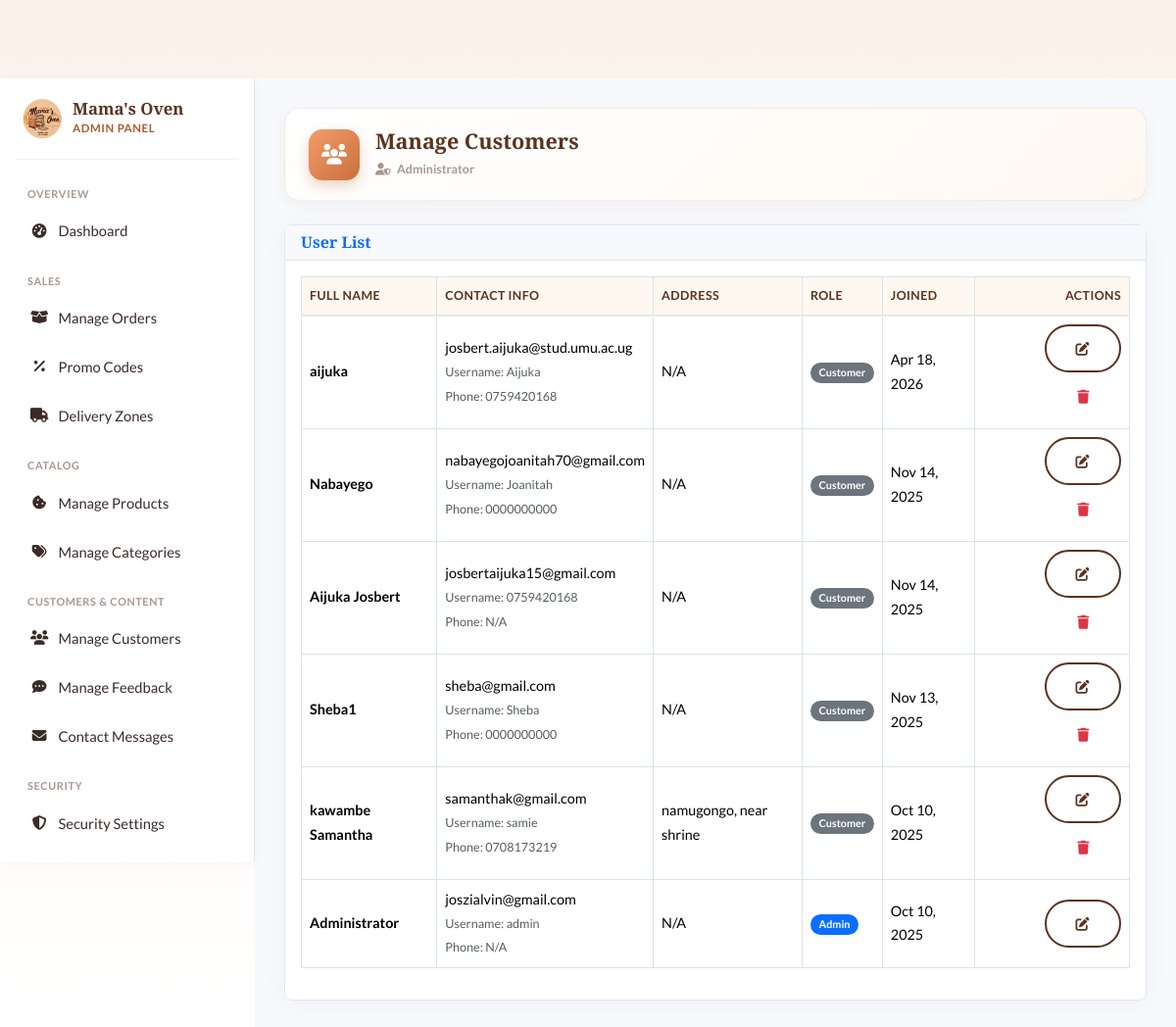
/admin/customers.php (signed in), run on an earlier commit of the app's database.
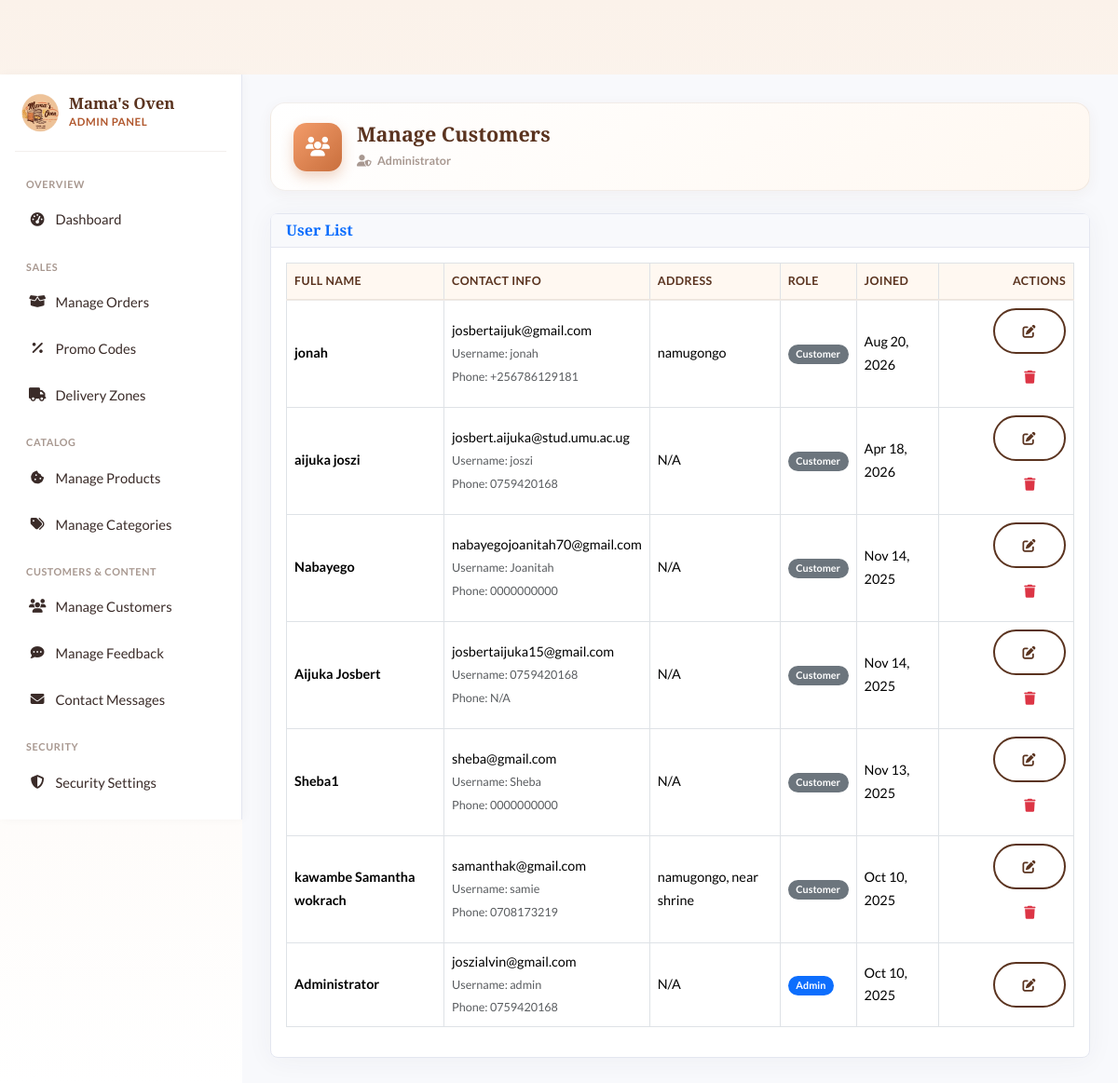
And on a later commit of the database.
### tables this page shows
CREATE TABLE `users` (
  `id` int(11) NOT NULL AUTO_INCREMENT,
  `username` varchar(50) NOT NULL,
  `email` varchar(100) NOT NULL,
  `password` varchar(255) NOT NULL,
  `full_name` varchar(100) NOT NULL,
  `phone` varchar(30) NOT NULL DEFAULT '',
  `address` varchar(255) DEFAULT NULL,
  `role` enum('admin','customer') NOT NULL DEFAULT 'customer',
  `created_at` timestamp NULL DEFAULT current_timestamp(),
  `verification_code` varchar(10) DEFAULT NULL,
  `is_verified` tinyint(1) DEFAULT 0,
  `two_factor_secret` varchar(32) DEFAULT NULL,
  `two_factor_enabled` tinyint(1) NOT NULL DEFAULT 0,
  `two_factor_method` enum('totp','email') DEFAULT NULL,
  `email_otp_code` varchar(10) DEFAULT NULL,
  `email_otp_expires` datetime DEFAULT NULL,
  PRIMARY KEY (`id`),
  UNIQUE KEY `username` (`username`),
  UNIQUE KEY `email` (`email`)
);

### admin/customers.php (the view, shortened to what this page needs)
<?php
require_once __DIR__ . '/includes/header.php';
$errors = [];
try {
    $stmt = $pdo->query("SELECT id, username, email, full_name, phone, address, role, created_at FROM users ORDER BY created_at DESC");
    $users = $stmt->fetchAll();
} catch (PDOException $e) {
    $errors[] = "Could not fetch users: " . $e->getMessage();
    $users = [];
}
?>
<div class="card shadow">
    <div class="card-header">
        <h6 class="m-0 font-weight-bold text-primary">User List</h6>
    </div>
    <div class="card-body">
        <div class="table-responsive">
            <table class="table table-bordered table-hover" id="customersTable" width="100%" cellspacing="0">
                <thead>
                    <tr>
                        <th>Full Name</th>
                        <th>Contact Info</th>
                        <th>Address</th>
                        <th>Role</th>
                        <th>Joined</th>
                        <th class="text-end">Actions</th>
                    </tr>
                </thead>
                <tbody>
                    <?php if (empty($users)): ?>
                        <tr>
                            <td colspan="6" class="text-center">No users found.</td>
                        </tr>
                    <?php else: ?>
                        <?php foreach ($users as $user): ?>
                        <tr>
                            <td><strong><?php echo htmlspecialchars($user['full_name']); ?></strong></td>
                            <td>
                                <?php echo htmlspecialchars($user['email']); ?><br>
                                <small class="text-muted">Username: <?php echo htmlspecialchars($user['username']); ?></small><br>
                                <small class="text-muted">Phone: <?php echo htmlspecialchars($user['phone'] ?: 'N/A'); ?></small>
                            </td>
                            <td><?php echo htmlspecialchars($user['address'] ?: 'N/A'); ?></td>
                            <td>
                                <?php if ($user['role'] === 'admin'): ?>
                                    <span class="badge bg-primary">Admin</span>
                                <?php else: ?>
                                    <span class="badge bg-secondary">Customer</span>
                                <?php endif; ?>
                            </td>
                            <td><?php echo date('M d, Y', strtotime($user['created_at'])); ?></td>
                            <td class="text-end">
                                <a href="edit_customer.php?id=<?php echo $user['id']; ?>" class="btn btn-sm btn-outline-primary" title="Edit">
                                    <i class="fas fa-edit"></i>
                                </a>
                                <?php if ($user['id'] != $_SESSION['user_id']): ?>
                                <button type="button" onclick="confirmDelete('delete-customer-<?php echo $user['id']; ?>')" class="btn btn-sm btn-outline-danger" title="Delete">
                                    <i class="fas fa-trash"></i>
                                </button>
                                <?php endif; ?>
                            </td>
                        </tr>
                        <?php endforeach; ?>
                    <?php endif; ?>
                </tbody>
            </table>
        </div>
    </div>
</div>
<?php require_once __DIR__ . '/includes/footer.php'; ?>

What changed in the data, as far as the page shows it:
added users: full_name "jonah", email "josbertaijuk@gmail.com", username "jonah", phone "+256786129181", address "namugongo", role "Customer", created_at "Aug 20, 2026"
changed users "josbert.aijuka@stud.umu.ac.ug": full_name "aijuka" → "aijuka joszi"; username "Aijuka" → "joszi"
changed users "samanthak@gmail.com": full_name "kawambe Samantha" → "kawambe Samantha wokrach"
changed users "Administrator": phone "N/A" → "0759420168"
